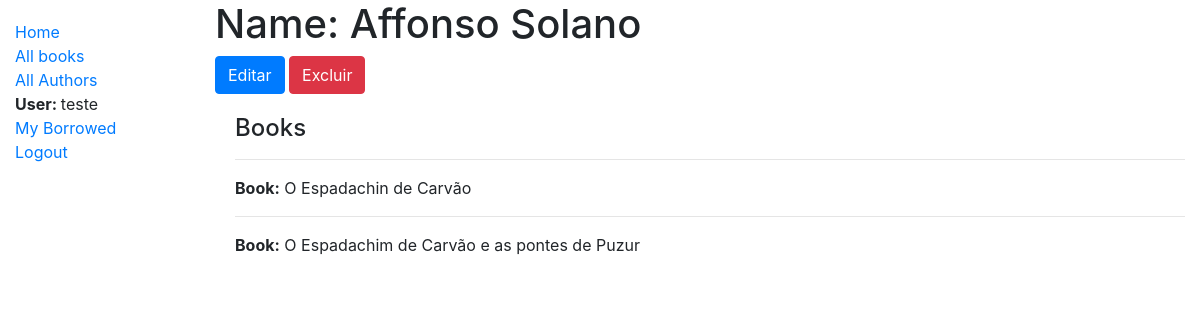
The app's page /catalog/author/1 (signed in) with its own data.
### catalog/models.py (models this page shows, shortened)
class Author(models.Model):
    first_name = models.CharField(max_length=100)
    last_name = models.CharField(max_length=100)
    date_of_birth = models.DateField(null=True, blank=True)
    date_of_death = models.DateField('Died', null=True, blank=True)
    class Meta:
        ordering = ['last_name', 'first_name']
    def get_absolute_url(self):
        return reverse('author-detail', args=[str(self.id)])

class Book(models.Model):
    title = models.CharField(max_length=200)
    author = models.ForeignKey('Author', on_delete=models.SET_NULL, null=True)
    summary = models.TextField(max_length=1000, help_text='Enter a brief description of the book')
    isbn = models.CharField('ISBN', max_length=13, help_text='13 Character <a href="https://www.isbn-international.org/content/what-isbn">ISBN number</a>')
    genre = models.ManyToManyField(Genre, help_text='Select a genre for this book')
    language = models.ForeignKey('Language', on_delete=models.SET_NULL, null=True)

### catalog/views.py (the view)
# urls.py: path('author/<int:pk>', views.AuthorDetailView.as_view(), name='author-detail'),
class AuthorDetailView(LoginRequiredMixin,generic.DetailView):
    login_url = '/accounts/login/'
    model = Author

### catalog/templates/catalog/author_detail.html
{% extends "base_generic.html" %}
{% block content %}
  <h1>Name: {{ author.first_name }} {{ author.last_name }}</h1>
  <a href="{{ author.get_absolute_url }}/update"><input type='submit' class="btn btn-primary" value="Editar"></a>
  <a href="{{ author.get_absolute_url }}/delete"><input type='submit' class="btn btn-danger" value="Excluir"></a>
  <div style="margin-left:20px;margin-top:20px">
    <h4>Books</h4>
        {% for book in author.book_set.all %}
        <hr>
            <p><strong>Book:</strong> {{book.title}}</p>
        {% endfor %}
  </div>
{% endblock %}

### catalog/templates/base_generic.html (shortened to what this page needs)
<!DOCTYPE html>
<html lang="en">
<head>
  <link rel="stylesheet" href="https://stackpath.bootstrapcdn.com/bootstrap/4.1.3/css/bootstrap.min.css">
  {% load static %}
  <link rel="stylesheet" href="{% static 'css/styles.css' %}">
</head>
<body>
  <div class="container-fluid">
    <div class="row">
      <div class="col-sm-2">
      {% block sidebar %}
        <ul class="sidebar-nav">
          <li><a href="{% url 'index' %}">Home</a></li>
          <li><a href="{% url 'books' %}">All books</a></li>
          <li><a href="{% url 'authors' %}">All Authors</a></li>
          {% if user.is_authenticated %}
          <li><strong>User: </strong>{{ user.get_username }}</li>
          <li><a href="{% url 'my-borrowed' %}">My Borrowed</a></li>
          <li><a href="{% url 'logout'%}?next={{request.path}}">Logout</a></li>
          {% else %}
          <li><a href="{% url 'login'%}?next={{request.path}}">Login</a></li>
        {% endif %}
    </ul>
     {% endblock %}
      </div>
      <div class="col-sm-10 ">{% block content %}{% endblock %}</div>
    </div>
  </div>
</body>
</html>

### catalog/static/css/styles.css (style rules this page uses)
.sidebar-nav { margin-top: 20px; padding: 0; list-style: none; }

### records on screen
Author: first_name "Affonso", last_name "Solano"
Book: title "O Espadachin de Carvão"
Book: title "O Espadachim de Carvão e as pontes de Puzur"

### other values on screen
{{ user.get_username }} "teste"
